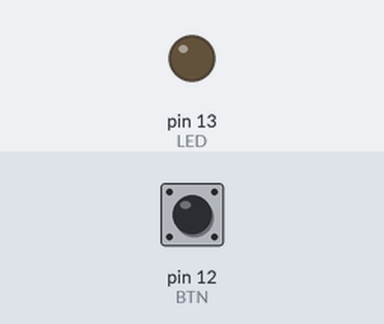
Recording of a sketch running on a simulated Arduino Uno, built with avr-gcc and run on an emulated ATmega328P. On the bench: output pins drawn as LEDs (lit = HIGH). Inputs (shaded band) come from the test bench; at power-on: pin 12 (BTN) LOW.

Above: at 1.2 s.
1.3 s: pin 12 (BTN) pulled HIGH for 0.15 s
At 2.5 s:
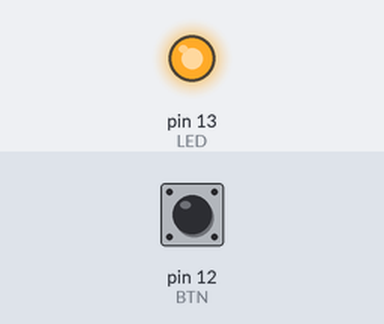
2.9 s: pin 12 (BTN) pulled HIGH for 1 s
At 5.0 s:
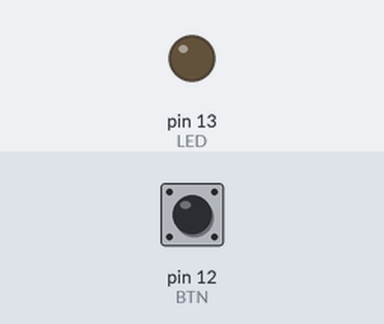
5.4 s: pin 12 (BTN) pulled HIGH for 3.2 s
At 9.7 s:
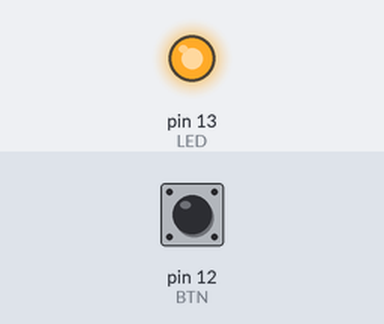
Timing chart, 0 to 11.2 s (numbered marks = the images above; inputs shaded):
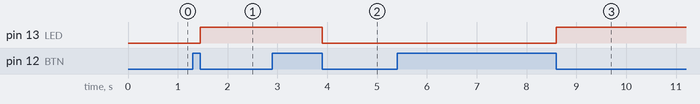

Measured:
- after the input at 1.3 s, pin 13 (LED): LOW → HIGH after 0.15 s
- after the input at 2.9 s, pin 13 (LED): HIGH → LOW after 1.0 s
- after the input at 5.4 s, pin 13 (LED): LOW → HIGH after 3.2 s

The sketch:

program.ino
```cpp
#define LED 13
#define BTN 12

int up = 0;
int down = 0;

void setup(){
  pinMode(LED, OUTPUT);
  pinMode(BTN, INPUT);
}

void changeStatus() {
  if (digitalRead(LED) == HIGH) {
    digitalWrite(LED, LOW);
  }else {
    digitalWrite(LED, HIGH);
  }
}

void turnOnOff() {
  if (up == 1 && down == 1) {
    up = 0;
    down = 0;
	changeStatus();
  }
}

void loop(){

  if (digitalRead(BTN) == HIGH) {
    up = 1;
  	down = 0;
  } else {
	down = 1;
  }

  turnOnOff();
}
```
